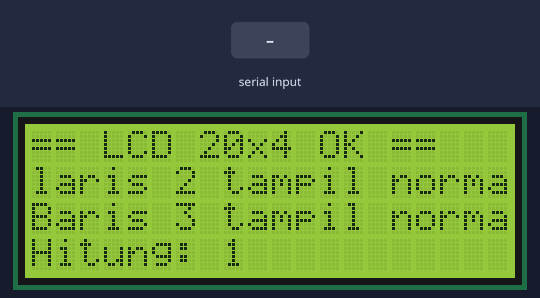
The sketch below on a simulated ESP32. Parts: 20×4 character LCD. Inputs (shaded band) come from the test bench. What the sketch prints to the serial monitor is not drawn.

Above: at 2.2 s.
2.3 s: "TEXT\n" received over Serial
At 3.5 s:
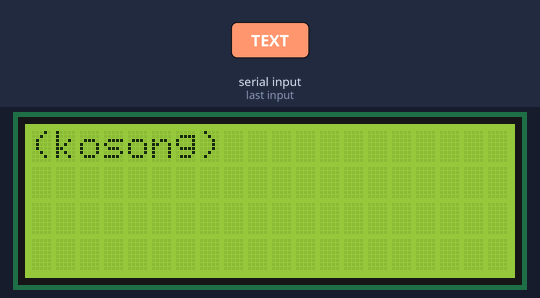
3.8 s: "CLEAR\n" received over Serial
At 4.3 s:
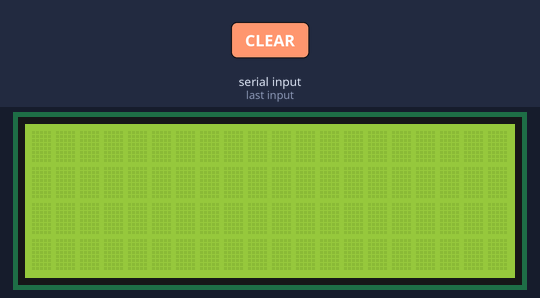
5.3 s: "DEMO\n" received over Serial
At 10.57 s:
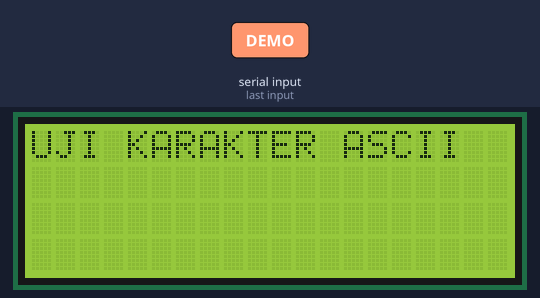
Timing chart, 0 to 12.1 s (numbered marks = the images above; inputs shaded):
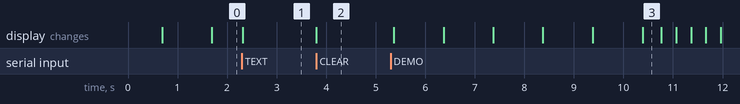

The sketch:

test_lcd.ino
```cpp
// ============================================================
// UJI TAMPILAN: LCD I2C 20x4 (hd44780 + backpack I2C)
//
// KONEKSI (bus I2C-1, sama dengan firmware utama):
//   LCD VCC -> 5V (backpack umum 5V; cek modul masing-masing)
//   LCD GND -> GND
//   LCD SDA -> GPIO21
//   LCD SCL -> GPIO22
//
// CARA UJI (Serial Monitor 115200, Newline):
//   DEMO            -> putar 3 layar uji otomatis (teks 4 baris / karakter / progress)
//   TEXT <teks>     -> tulis teks bebas di layar (baris 1)
//   CLEAR           -> bersihkan layar
//   BACK ON/OFF     -> nyalakan / matikan backlight
//   SCAN            -> pindai alamat I2C (LCD normal terdeteksi di 0x27 / 0x3F)
//   STATUS          -> info layar sekarang
//
// TES MATA (lihat langsung di LCD):
//   1. Empat baris tampil terang & jelas  -> kalau kabur: putar potensio KONTRAS di backpack
//   2. Tidak ada kotak kosong / baris campur -> gejala kabel SDA/SCL lepas/terbalik
//   3. Backlight mati/nyala sesuai perintah BACK
//   4. Layar DEMO 3 (progress) naik mulus  -> bukti CGRAM custom char jalan
// ============================================================
#include <Wire.h>
#include <hd44780.h>
#include <hd44780ioClass/hd44780_I2Cexp.h>

#define LCD_COLS 20
#define LCD_ROWS 4
#define SDA_PIN  21
#define SCL_PIN  22

hd44780_I2Cexp lcd;

bool          demoAktif  = true;
int           layarDemo  = 0;
unsigned long layarSejak = 0;
unsigned long animSejak  = 0;
unsigned long hitung     = 0;
int           faseAnim   = 0;
bool          backlightOn = true;

// 8 karakter gradasi (CGRAM 0..7): kolom kiri terisi 1..8
byte shade[8][8];

void buatShade() {
    for (int i = 0; i < 8; i++) {
        byte bar = 0;
        for (int c = 0; c <= i; c++) bar |= (byte)(0x10 >> c);
        for (int r = 0; r < 8; r++) shade[i][r] = bar;
        lcd.createChar(i, shade[i]);
    }
}

void i2cScan() {
    Serial.println("-- Pindai I2C (umum: LCD di 0x27 atau 0x3F) --");
    int ketemu = 0;
    for (byte a = 0x08; a < 0x78; a++) {
        Wire.beginTransmission(a);
        if (Wire.endTransmission() == 0) {
            Serial.printf("   Alamat I2C ditemukan: 0x%02X\n", a);
            ketemu++;
        }
    }
    if (ketemu == 0) Serial.println("   TIDAK ada perangkat I2C -> cek kabel SDA/SCL/VCC/GND!");
}

void tampilDemo() {
    lcd.clear();
    if (layarDemo == 0) {
        lcd.setCursor(0, 0); lcd.print("== LCD 20x4 OK ==");
        lcd.setCursor(0, 1); lcd.print("Baris 2 tampil normal");
        lcd.setCursor(0, 2); lcd.print("Baris 3 tampil normal");
        lcd.setCursor(0, 3); lcd.print("Hitung: ");
    } else if (layarDemo == 1) {
        lcd.setCursor(0, 0); lcd.print("UJI KARAKTER ASCII");
    } else {
        lcd.setCursor(0, 0); lcd.print("UJI CGRAM (custom)");
        lcd.setCursor(0, 1);
        for (byte i = 0; i < 8; i++) lcd.write((byte)i);
        lcd.print(" gradasi");
        lcd.setCursor(0, 2); lcd.print("Progress:");
    }
    layarSejak = millis();
    animSejak  = millis();
    faseAnim   = 0;
}

void animDemo() {
    if (layarDemo == 0) {
        // counter tiap detik di baris 4 -> bukti refresh tanpa blank
        lcd.setCursor(8, 3); lcd.print(hitung); lcd.print("    ");
    } else if (layarDemo == 1) {
        // gulir semua karakter ASCII -> bukti CGROM utuh
        if (millis() - animSejak >= 300) {
            animSejak = millis();
            for (int r = 0; r < 4; r++) {
                lcd.setCursor(0, r);
                for (int c = 0; c < LCD_COLS; c++) {
                    int k = 0x20 + ((faseAnim + r * LCD_COLS + c) % 96);
                    lcd.write((byte)k);
                }
            }
            faseAnim++;
        }
    } else {
        // bar progress naik 0 -> 100% -> bukti custom char bekerja
        if (millis() - animSejak >= 250) {
            animSejak = millis();
            int total = 20;                     // 20 kolom = 100%
            int isi   = faseAnim % (total + 1);
            lcd.setCursor(0, 3);
            for (int c = 0; c < total; c++) {
                if (c < isi)        lcd.write((byte)7);   // blok penuh
                else if (c == isi)  lcd.write((byte)(byte)(faseAnim % 8)); // ujung parsial
                else                lcd.print(' ');
            }
            lcd.setCursor(14, 0); lcd.print((isi * 5)); lcd.print("% ");   // 20 kolom = 5%/kolom
            faseAnim++;
        }
    }
}

void bacaPerintah() {
    static char buf[32];
    static byte idx = 0;
    while (Serial.available() > 0) {
        char c = Serial.read();
        if (c == '\n' || idx >= sizeof(buf) - 1) {
            buf[idx] = '\0';
            if (idx > 0) {
                char* sp = strchr(buf, ' ');
                char  cmd[10];
                int   n = 0;
                while (buf[n] && buf[n] != ' ' && n < 9) { cmd[n] = toupper(buf[n]); n++; }
                cmd[n] = '\0';
                char* arg = sp ? sp + 1 : NULL;

                if      (!strcmp(cmd, "DEMO"))  { demoAktif = true; layarDemo = 0; tampilDemo(); Serial.println("-> Mode DEMO aktif (3 layar berganti tiap 5 dtk)"); }
                else if (!strcmp(cmd, "TEXT"))  {
                    demoAktif = false; lcd.clear(); lcd.setCursor(0, 0);
                    lcd.print(arg ? arg : "(kosong)");
                    Serial.println("-> Teks ditampilkan");
                }
                else if (!strcmp(cmd, "CLEAR")) { demoAktif = false; lcd.clear(); Serial.println("-> Layar dibersihkan"); }
                else if (!strcmp(cmd, "BACK"))  {
                    bool nyala = (arg && !strcmp(arg, "OFF")) ? false : true;
                    backlightOn = nyala;
                    if (nyala) lcd.backlight(); else lcd.noBacklight();
                    Serial.printf("-> Backlight %s\n", nyala ? "NYALA" : "MATI");
                }
                else if (!strcmp(cmd, "SCAN"))   { i2cScan(); }
                else if (!strcmp(cmd, "STATUS")) {
                    Serial.printf("-> Mode: %s | layar demo: %d | backlight: %s\n",
                                  demoAktif ? "DEMO" : "manual", layarDemo + 1, backlightOn ? "nyala" : "mati");
                }
                else {
                    Serial.println("Perintah tidak dikenal. Gunakan: DEMO | TEXT <teks> | CLEAR | BACK ON/OFF | SCAN | STATUS");
                }
            }
            idx = 0;
        } else if (c != '\r') {
            buf[idx++] = c;
        }
    }
}

void setup() {
    Serial.begin(115200);
    delay(500);
    Serial.println("\n=== UJI LCD I2C 20x4 ===");

    Wire.begin(SDA_PIN, SCL_PIN);
    Wire.setClock(100000);

    int stat = lcd.begin(LCD_COLS, LCD_ROWS);
    if (stat) {
        Serial.printf("LCD GAGAL diinisialisasi (kode %d)\n", stat);
        Serial.println("Kemungkinan: kabel lepas / alamat I2C beda / LCD rusak. Pindai terus-menerus:");
        while (true) { i2cScan(); delay(3000); }
    }

    lcd.backlight();
    buatShade();
    Serial.println("LCD OK 20x4. Perintah: DEMO | TEXT <teks> | CLEAR | BACK ON/OFF | SCAN | STATUS");
    tampilDemo();
}

void loop() {
    bacaPerintah();
    if (!demoAktif) return;

    if (layarDemo == 0) {
        if (millis() - animSejak >= 1000) { animSejak = millis(); hitung++; animDemo(); }
    } else {
        animDemo();
    }

    if (millis() - layarSejak >= 5000) {
        layarDemo = (layarDemo + 1) % 3;
        tampilDemo();
    }
}
```

Measured:
- after the input at 2.3 s, the display: changes at once (image 1)
- after the input at 3.8 s, the display: changes at once (image 2)
- after the input at 5.3 s, the display: first changes after 0.07 s (image 3 shows a later state)
